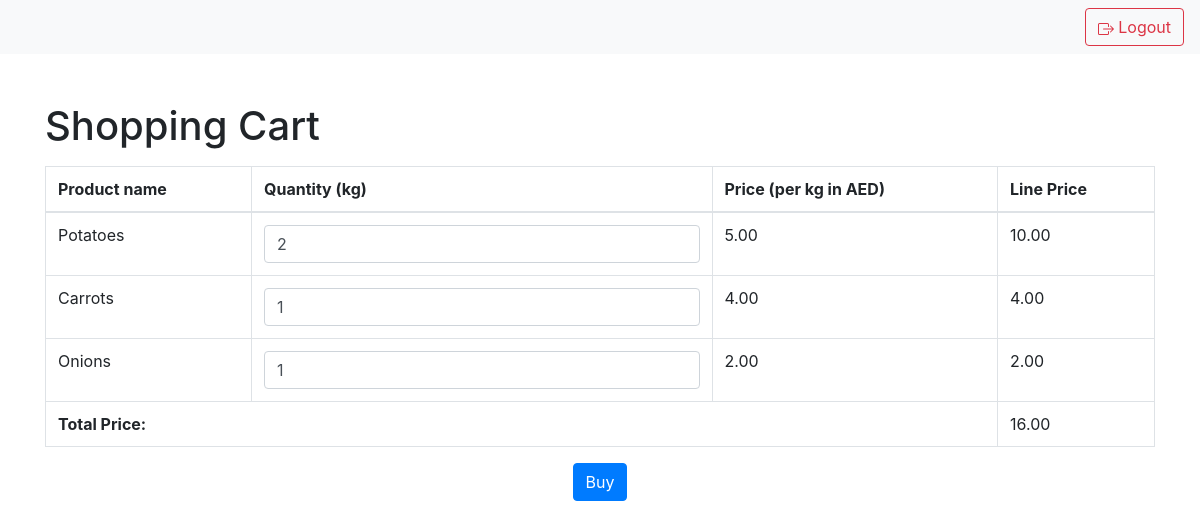
The app's page / (signed in) with its own data.
### cart/models.py (models this page shows, shortened)
class Order(models.Model):
    product = models.ForeignKey(Product, on_delete=models.CASCADE)
    quantity = models.PositiveIntegerField()
    timestamp = models.DateTimeField(auto_now_add=True)
    cart = models.ForeignKey(Cart, on_delete=models.CASCADE)

class Product(models.Model):
    name = models.CharField(max_length=100)
    quantity = models.PositiveIntegerField()
    price = models.DecimalField(max_digits=6, decimal_places=2)

### cart/views.py (the view, shortened to what this page needs)
# urls.py: path("", login_required(ShoppingCartView.as_view()), name="shopping_cart"),
class ShoppingCartView(LoginRequiredMixin, View):
    def get(self, request):
        cart = Cart.objects.first()
        orders = Order.objects.filter(cart=cart)
        context = {
            "orders": orders,
        }
        return render(request, "cart/shopping_cart.html", context)

### cart/templatetags/cart_tags.py (called while the page is built)
@register.filter
def multiply(value, arg):
    return value * arg

### cart/templates/cart/shopping_cart.html (shortened to what this page needs)
{% load static %} {% load static cart_tags %}
<html>
<head>
    <link
            rel="stylesheet"
            href="https://stackpath.bootstrapcdn.com/bootstrap/4.5.0/css/bootstrap.min.css"
    />
</head>
<body>
<nav class="navbar navbar-expand-lg navbar-light bg-light">
    <div class="collapse navbar-collapse justify-content-end" id="navbarNav">
        <ul class="navbar-nav">
            <li class="nav-item">
                <a class="btn btn-outline-danger" href="{% url 'cart:logout' %}">
                    Logout
                </a>
            </li>
        </ul>
    </div>
</nav>
<div class="container mt-5">
    <h1>Shopping Cart</h1>
    <form action="{% url 'cart:shopping_cart' %}" method="post">
        <table class="table table-bordered mt-3">
            <thead>
            <tr>
                <th>Product name</th>
                <th>Quantity (kg)</th>
                <th>Price (per kg in AED)</th>
                <th>Line Price</th>
            </tr>
            </thead>
            <tbody>
            {% for order in orders %}
            <tr class="order_item">
                <td>{{ order.product.name }}</td>
                <td class="quantity">
                    <input
                            name="{{order.id}}"
                            type="number"
                            class="form-control"
                            id="quantity"
                            min="0"
                            value="{{order.quantity}}"
                    />
                </td>
                <td class="price">{{ order.product.price }}</td>
                <td class="line_price">
                    {{ order.product.price|multiply:order.quantity }}
                </td>
            </tr>
            {% endfor %}
            </tbody>
            <tfoot>
            <tr>
                <th colspan="3">Total Price:</th>
                <td id="total_price">0</td>
            </tr>
            </tfoot>
        </table>
        <div class="container text-center">
            <button type="submit" class="btn btn-primary">Buy</button>
        </div>
    </form>
</div>
</body>
</html>

### records on screen
Order: product.name "Potatoes", quantity "2", product.price "5.00", product.price|multiply "10.00"
Order: product.name "Carrots", quantity "1", product.price "4.00", product.price|multiply "4.00"
Order: product.name "Onions", quantity "1", product.price "2.00", product.price|multiply "2.00"
